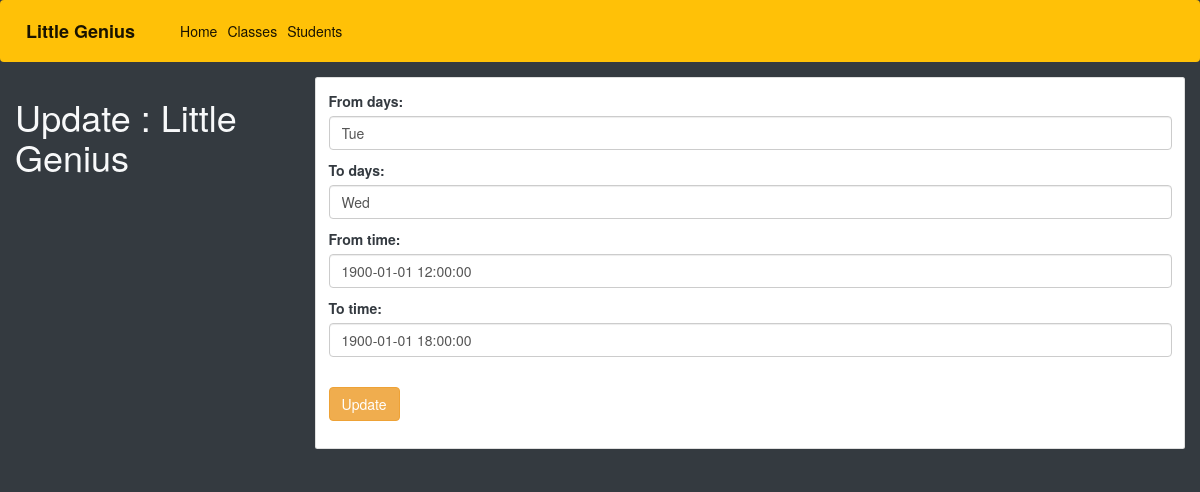
/class/19/edit/, run on the app's committed database.
### genius/models.py (models this page shows, shortened)
class Create_Class(models.Model):
    created_by = models.ForeignKey(
        User, on_delete=models.SET_NULL, null=True, default=1)
    class_name = models.CharField(max_length=150, null=True)
    from_choice = (
        ('Mon', 'Monday'),
        ('Tue', 'Tuesday'),
        ('Wed', 'Wednesday'),
        ('Thu', 'Thursday'),
        ('Fri', 'Friday'),
        ('Sat', 'Saturday'),
        ('Sun', 'Sunday'),
    )
    from_days = models.CharField(max_length=10, choices=from_choice)
    to_days = models.CharField(max_length=10, choices=from_choice)
    from_time = models.TimeField()
    to_time = models.TimeField()
    created_on = models.DateTimeField(auto_now=True)

### genius/views.py (the view)
# urls.py: path('class/<int:id>/edit/', Class_Update, name='update'),
def Class_Update(request, id):
    obj = get_object_or_404(Create_Class, id=id)
    form = Create_Class_Model_Form(request.POST or None, instance=obj)
    if form.is_valid():
        form.save()
        messages.success(request, 'Class Updated Successfully.')
    templatename = 'genius/class_update.html'
    context = {'form': form,
               'head_title': f"Update {obj.class_name}",
               'title': f"Update : {obj.class_name}"}
    return render(request, templatename, context)

### genius/forms.py
class Create_Class_Model_Form(forms.ModelForm):
    class Meta:
        model = Create_Class
        exclude = ['created_by', 'created_on','class_name']
        fields = ['class_name', 'from_days', 'to_days', 'from_time', 'to_time']
        from_choice = [
            ('Mon', 'Monday'),
            ('Tue', 'Tuesday'),
            ('Wed', 'Wednesday'),
            ('Thu', 'Thursday'),
            ('Fri', 'Friday'),
            ('Sat', 'Saturday'),
            ('Sun', 'Sunday'),
        ]
        widgets = {
            'from_days': forms.DateTimeInput(attrs={'class': 'from-date form-control'}),
            'to_days': forms.DateTimeInput(attrs={'class': 'from-date form-control'}),
            'from_time': forms.DateTimeInput(attrs={'class': 'from-time form-control'}),
            'to_time': forms.DateTimeInput(attrs={'class': 'from-time form-control'}),
        }

### genius/templates/genius/class_update.html (shortened to what this page needs)
{% extends 'base.html' %}
{% block content %}
    <div class="row">
        <div class="col">
            <h1>{{title}}</h1>
        </div>
        <div class="col-9">
            <div class="form-group">
                <div class="card text-dark ">
                    <div class="card-body">
                    <form method='POST' class="form-group" action='.'>
                        {{form.as_p}}
                        <br>
                        <button class="btn btn-warning" type="submit">Update</button>
                    </form>
                    </div>
                </div>
            </div>
        </div>
    </div>
{% endblock content %}

### data on the page
Create_Class: from_days "Tue", to_days "Wed", from_time "1900-01-01 12:00:00", to_time "1900-01-01 18:00:00"

### other printed values
{{ title }} "Update : Little Genius"
